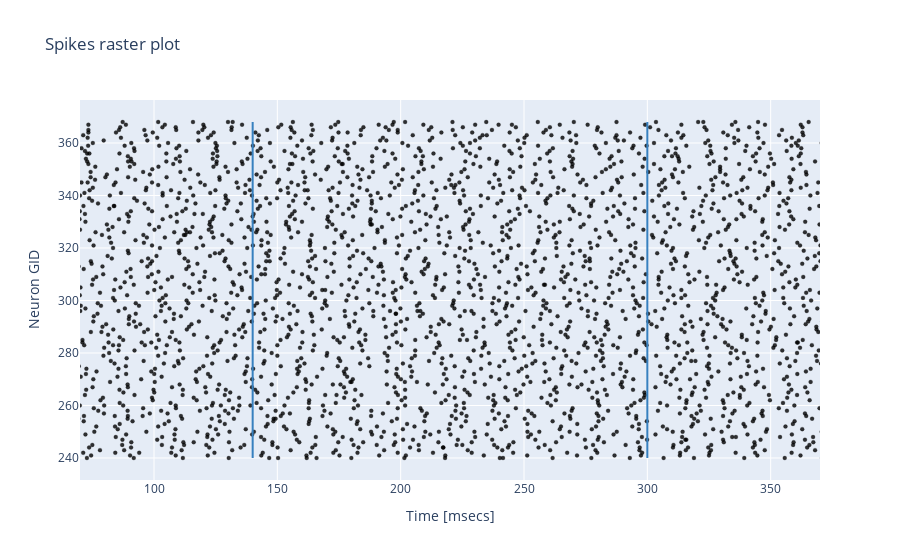

This figure's notebook cell:
### Markdown cell above
## 3. Simulation data analysis

### Raster Plot 

Below, a raster plot of cell spikes for each cell type can be displayed; select the cell type modifying the CELL_TO_PLOT variable.
Cell types are:
1. 'granule'
2. 'golgi'
3. 'purkinje'
4. 'stellate'
5. 'basket'
6. 'dcn'

For Purkinje and DCN neurons, you can specify the microzone you want to analyze: microzone 1 is receiving both CS and US, while microzone 2 receives only CS (empty lines in raster plots would represent neurons of the other microzone). In the first case, US triggers burst-pause and pause-burst mechanisms, which are fundamental to fine tune the timing of cerebellar motor outputs.

Attention: you can plot only the activity of cell types whose recording device were connected before the simulation run!

### Code cell
CELL_TO_PLOT = 'dcn_cell_glut_large'


cells = {'granule_cell': [grc_ts, grc_evs],
         'golgi_cell': [goc_ts, goc_evs],
         'glomerulus': [glom_ts, glom_evs],
         'purkinje_cell': [pc_ts, pc_evs],
         'stellate_cell': [sc_ts, sc_evs],
         'basket_cell': [bc_ts, bc_evs],
         'dcn_cell_glut_large': [dcn_ts, dcn_evs],
         'output':[output_ts, output_evs],
         'io_cell':[io_ts, io_evs]}


color = {'granule_cell': 'rgba(255, 0, 0, .8)',
         'golgi_cell': 'rgba(0, 255, 0, .8)',
         'glomerulus': 'rgba(0, 0, 0, .8)',
         'purkinje_cell': 'rgba(0, 0, 0, .8)',
         'stellate_cell': 'rgba(234, 10, 142, .8)',
         'basket_cell': 'rgba(234, 10, 142, .8)',
         'output': 'rgba(0, 0, 0, .8)',
         'dcn_cell_glut_large': 'rgba(0, 0, 0, .8)',
         'io_cell': 'rgba(255, 127, 80, .8)'}

times = cells[CELL_TO_PLOT][0]
cell_ids = cells[CELL_TO_PLOT][1]
   
    
    
trace0 = go.Scatter(
    x = times,
    y = cell_ids,
    name = '',
    mode = 'markers',
    marker = dict(
        size = 4,
        color = color[CELL_TO_PLOT],
        line = dict(
            width = .2,
            color = 'rgb(0, 0, 0)'
        )
    )
)

data = [trace0]

layout = go.Layout(
              title = 'Spikes raster plot',
              yaxis = dict(title='Neuron GID', zeroline = False),
              xaxis = dict(title='Time [msecs]', zeroline = False, range=[0,TOT_DURATION+1]),
              shapes= [
              # Line STIM to MFs start
              {
                  'type': 'line',
                  'x0': STIM_MF_START,
                  'y0': np.amin(cell_ids),
                  'x1': STIM_MF_START,
                  'y1': np.amax(cell_ids),
                  'line': {
                      'color': 'rgb(55, 128, 191)',
                      'width': 2,
                  }
               },
               # Line STIM to MFs stop
               {
                  'type': 'line',
                  'x0': STIM_MF_END,
                  'y0': np.amin(cell_ids),
                  'x1': STIM_MF_END,
                  'y1': np.amax(cell_ids),
                  'line': {
                      'color': 'rgb(55, 128, 191)',
                      'width': 2,
                  }
               }]
             )

fig = go.Figure(data=data, layout=layout)
fig.update_xaxes(range=[70.0, 370.0])
iplot(fig, filename='styled-scatter')

### Figure 1 — Plotly figure (JSON) as saved in the notebook; plotly's stock layout.template omitted (floating-point values rounded to 4 significant figures; data arrays with more than 128 entries replaced by an {"elided": "..."} marker saying what was removed)
{"data": [{"marker": {"color": "rgba(0, 0, 0, .8)", "line": {"color": "rgb(0, 0, 0)", "width": 0.2}, "size": 4}, "mode": "markers", "name": "", "type": "scatter", "x": {"elided": "3294 float values"}, "y": {"elided": "3294 int values"}}], "layout": {"shapes": [{"line": {"color": "rgb(55, 128, 191)", "width": 2}, "type": "line", "x0": 140, "x1": 140, "y0": 240, "y1": 368}, {"line": {"color": "rgb(55, 128, 191)", "width": 2}, "type": "line", "x0": 300, "x1": 300, "y0": 240, "y1": 368}], "title": {"text": "Spikes raster plot"}, "xaxis": {"range": [70, 370], "title": {"text": "Time [msecs]"}, "zeroline": false}, "yaxis": {"title": {"text": "Neuron GID"}, "zeroline": false}}}
